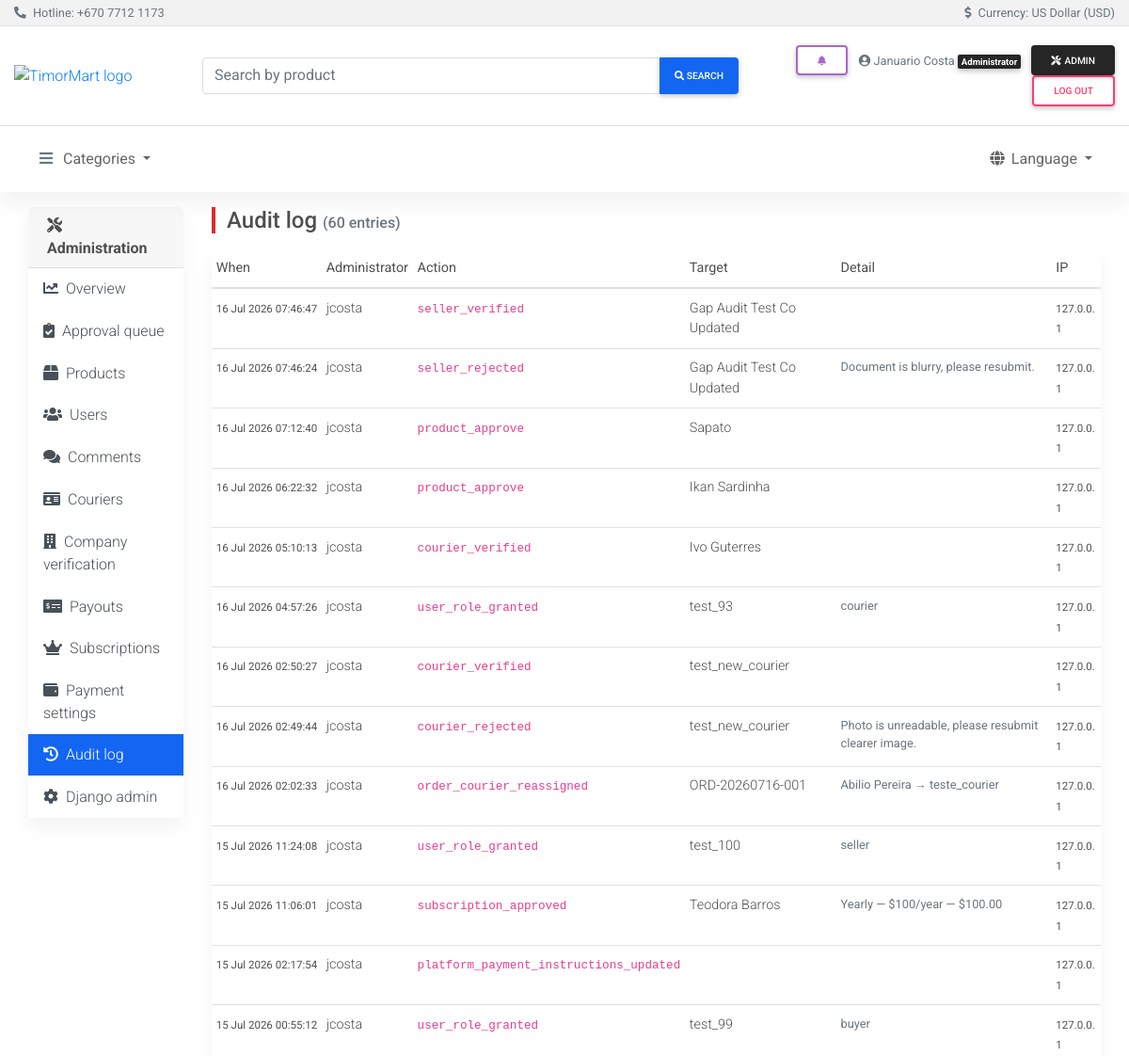
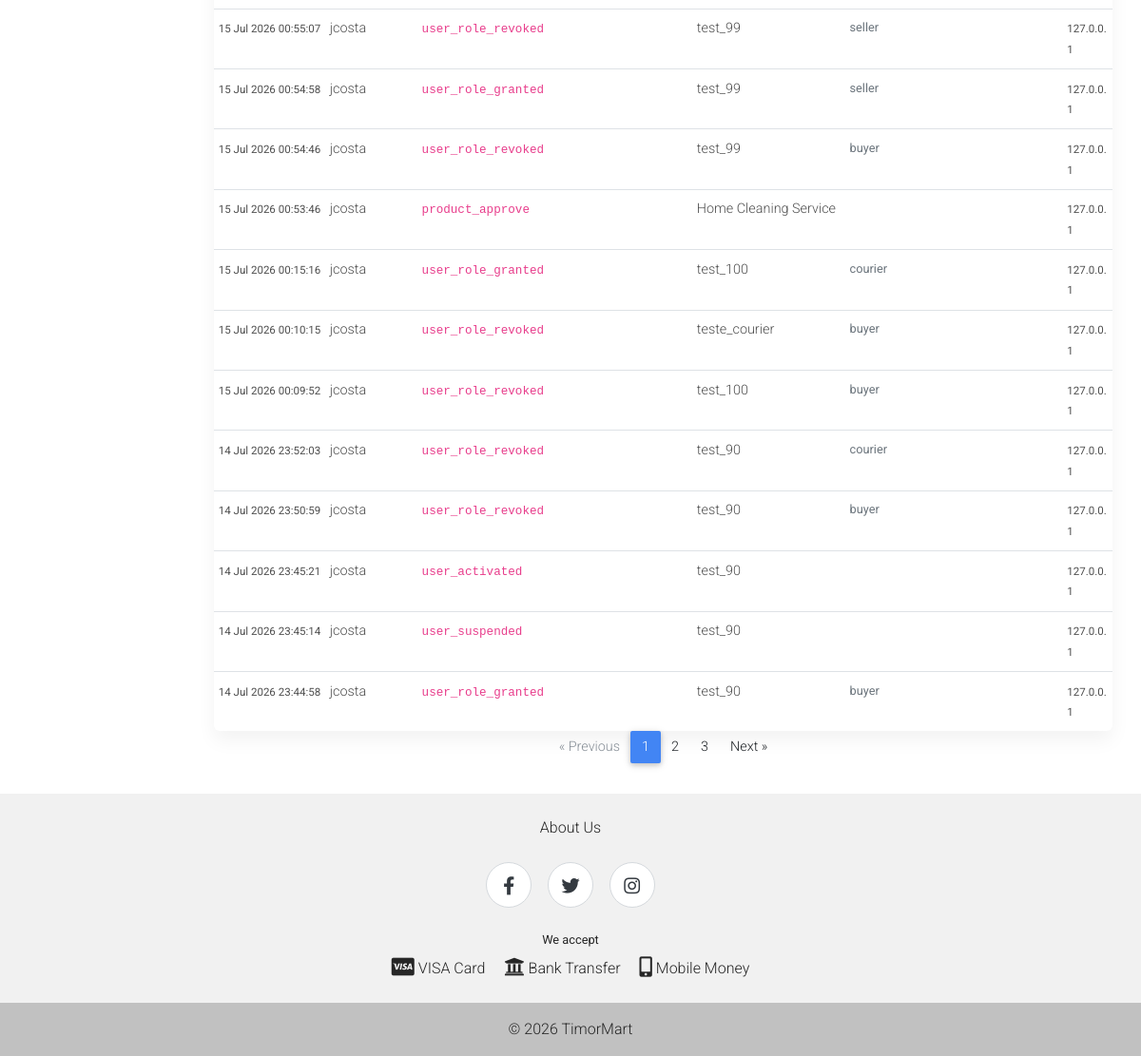
The app's page /dashboard/audit/ (signed in) with its own data (2 pictures, top to bottom).
### dashboard/models.py (models this page shows, shortened)
class AuditLog(models.Model):
    admin = models.ForeignKey(
        settings.AUTH_USER_MODEL, on_delete=models.SET_NULL, null=True, related_name="+"
    )
    action = models.CharField(max_length=60)
    target = models.CharField(max_length=255)
    detail = models.TextField(blank=True)
    ip_address = models.GenericIPAddressField(null=True, blank=True)
    created = models.DateTimeField(auto_now_add=True, db_index=True)
    class Meta:
        ordering = ["-created"]

### dashboard/views.py (the view)
# urls.py: path("audit/", views.audit, name="audit"),
@admin_required
def audit(request):
    page_obj = Paginator(
        AuditLog.objects.select_related("admin"), 25
    ).get_page(request.GET.get("page"))
    return render(request, "dashboard/audit.html", {"section": "audit", "page_obj": page_obj})

### accounts/roles.py (called while the page is built)
def is_buyer(user):
    if not user.is_authenticated or user.is_staff:
        return False
    return hasattr(user, "buyer") or user.groups.filter(name=BUYER_GROUP).exists()

def is_seller(user):
    if not user.is_authenticated or user.is_staff:
        return False
    return hasattr(user, "seller")

def is_courier(user):
    if not user.is_authenticated or user.is_staff:
        return False
    return hasattr(user, "courier")

### olretail/context_processors.py (called while the page is built)
def categories(request):
    return {"categories": Category.objects.all()}

def roles(request):
    from accounts.roles import is_buyer, is_courier, is_seller  # local import: avoid app-load cycle
    return {
        "is_buyer": is_buyer(request.user),
        "is_seller": is_seller(request.user),
        "is_courier": is_courier(request.user),
    }

def notifications(request):
    if not request.user.is_authenticated:
        return {"unread_notification_count": 0, "recent_notifications": []}
    qs = Notification.objects.filter(recipient=request.user).select_related("order")
    return {
        "unread_notification_count": qs.filter(is_read=False).count(),
        "recent_notifications": qs[:8],
    }

### dashboard/templates/dashboard/audit.html (shortened to what this page needs)
{% extends 'dashboard/base.html' %}
{% block dash_content %}
<h1 class="h4 page-header-bar mb-3">Audit log <small class="text-muted h6">({{ page_obj.paginator.count }} entries)</small></h1>
<div class="card">
  <div class="table-responsive">
    <table class="table table-sm table-hover mb-0">
      <thead>
        <tr><th>When</th><th>Administrator</th><th>Action</th><th>Target</th><th>Detail</th><th>IP</th></tr>
      </thead>
      <tbody>
        {% for log in page_obj.object_list %}
        <tr>
          <td class="text-nowrap"><small>{{ log.created|date:"j M Y H:i:s" }}</small></td>
          <td>{{ log.admin|default:"(deleted)" }}</td>
          <td><code>{{ log.action }}</code></td>
          <td>{{ log.target }}</td>
          <td class="small text-muted" style="max-width: 260px;">{{ log.detail|truncatechars:120 }}</td>
          <td><small>{{ log.ip_address|default:"—" }}</small></td>
        </tr>
        {% empty %}
        <tr><td colspan="6" class="text-center text-muted py-4">No administrative actions recorded yet.</td></tr>
        {% endfor %}
      </tbody>
    </table>
  </div>
</div>
{% include 'shared/pagination.html' %}
{% endblock %}

### templates/shared/header.html (shortened to what this page needs)
{% load i18n %}
{% load static %}
<header>
  <div class="bg-light border-bottom py-1">
    <div class="container-fluid d-flex flex-wrap justify-content-between align-items-center small text-muted">
      <div>
        <i class="fas fa-phone-alt mr-1" aria-hidden="true"></i>
        {% trans 'Hotline' %}: <a href="tel:+67077121173" class="text-muted">+670 7712 1173</a>
      </div>
      <div>
        <i class="fas fa-dollar-sign mr-1" aria-hidden="true"></i>
        {% trans 'Currency' %}: {% trans 'US Dollar (USD)' %}
      </div>
    </div>
  </div>
  <div class="container-fluid">
    <div class="row jumbotron white border-bottom mb-0 py-3 align-items-center">
      <div class="col-md-2 my-1">
        <a href="{% url 'olretail:index' %}" aria-label="{% trans 'Home' %}">
          <img src="{% static 'mdb/img/logo.jpg' %}" height="180" alt="TimorMart logo">
        </a>
      </div>
      <div class="col-md-6 my-1">
        <form action="{% url 'olretail:search' %}" method="get" role="search">
          <div class="md-form md-outline input-group md-input-group w-100 my-0">
            <input type="search" class="form-control mb-0" name="q" value="{{ query|default:'' }}"
                   placeholder="{% trans 'Search by product' %}" aria-label="{% trans 'Search by product' %}">
            <div class="input-group-append">
              <button class="btn btn-primary btn-md px-3 m-0" type="submit">
                <i class="fa fa-search" aria-hidden="true"></i>
                <span class="d-none d-sm-inline"> {% trans 'Search' %}</span>
              </button>
            </div>
          </div>
        </form>
      </div>
      <div class="col-md-4 my-1 text-md-right">
        {% if user.is_authenticated %}
        <div class="dropdown d-inline-block mr-2">
          <a class="btn btn-sm btn-outline-secondary my-0 position-relative" href="#" role="button"
             id="notificationsDropdown" data-toggle="dropdown" aria-haspopup="true" aria-expanded="false"
             aria-label="{% trans 'Notifications' %}">
            <i class="fas fa-bell" aria-hidden="true"></i>
          </a>
        </div>
        <span class="text-muted small mr-2">
          <i class="fas fa-user-circle" aria-hidden="true"></i>
          {{ user.get_full_name|default:user.username }}
          {% if user.is_staff %}<span class="badge badge-dark">{% trans 'Administrator' %}</span>
          {% elif is_buyer and is_seller %}<span class="badge badge-light border">{% trans 'Buyer & Seller' %}</span>
          {% elif is_seller %}<span class="badge badge-light border">{% trans 'Seller' %}</span>
          {% elif is_buyer %}<span class="badge badge-light border">{% trans 'Buyer' %}</span>{% endif %}
        </span>
        {% if user.is_staff %}
        <a href="{% url 'dashboard:overview' %}" class="btn btn-sm btn-dark my-0">
          <i class="fas fa-tools mr-1" aria-hidden="true"></i>{% trans 'Admin' %}
        </a>
        {% endif %}
        <form action="{% url 'accounts:logout' %}" method="post" class="d-inline">
          <button type="submit" class="btn btn-sm btn-outline-danger my-0">{% trans 'Log out' %}</button>
        </form>
        {% else %}
        <a href="{% url 'accounts:login' %}" class="btn btn-sm btn-outline-primary my-0">{% trans 'Sign in' %}</a>
        <a href="{% url 'accounts:register' %}" class="btn btn-sm btn-primary my-0">{% trans 'Sign up' %}</a>
        {% endif %}
      </div>
    </div>
  </div>
  <nav class="navbar navbar-expand-lg sticky-top navbar-light white">
    <div class="container-fluid">
      <div class="collapse navbar-collapse" id="mainNav">
        <ul class="navbar-nav align-items-start">
          <li class="nav-item dropdown">
            <a class="nav-link dropdown-toggle" data-toggle="dropdown" href="#" role="button"
               aria-haspopup="true" aria-expanded="false">
              <i class="fas fa-bars text-muted mr-2" aria-hidden="true"></i>{% trans 'Categories' %}
            </a>
          </li>
        </ul>
        <ul class="navbar-nav ml-md-auto align-items-start">
          <li class="nav-item dropdown">
            <a class="nav-link dropdown-toggle" data-toggle="dropdown" href="#" role="button"
               aria-haspopup="true" aria-expanded="false">
              <i class="fas fa-globe mr-1" aria-hidden="true"></i>{% trans 'Language' %}
            </a>
          </li>
        </ul>
      </div>
    </div>
  </nav>
</header>

### templates/shared/base.html (style rules this page uses)
.page-header-bar { border-left: 4px solid #d32f2f; padding-left: .75rem; }
html { scroll-behavior: smooth; }
img { max-width: 100%; }
.card-body, td, .alert, .list-group-item { overflow-wrap: anywhere; }
.table-responsive { -webkit-overflow-scrolling: touch; }

### records on screen
AuditLog: created "16 Jul 2026 07:46:47", admin "jcosta", action "seller_verified", target "Gap Audit Test Co Updated", ip_address "127.0.0.1"
AuditLog: created "16 Jul 2026 07:46:24", admin "jcosta", action "seller_rejected", target "Gap Audit Test Co Updated", detail "Document is blurry, please resubmit.", ip_address "127.0.0.1"
AuditLog: created "16 Jul 2026 07:12:40", admin "jcosta", action "product_approve", target "Sapato", ip_address "127.0.0.1"
AuditLog: created "16 Jul 2026 06:22:32", admin "jcosta", action "product_approve", target "Ikan Sardinha", ip_address "127.0.0.1"
AuditLog: created "16 Jul 2026 05:10:13", admin "jcosta", action "courier_verified", target "Ivo Guterres", ip_address "127.0.0.1"
AuditLog: created "16 Jul 2026 04:57:26", admin "jcosta", action "user_role_granted", target "test_93", detail "courier", ip_address "127.0.0.1"
AuditLog: created "16 Jul 2026 02:50:27", admin "jcosta", action "courier_verified", target "test_new_courier", ip_address "127.0.0.1"
AuditLog: created "16 Jul 2026 02:49:44", admin "jcosta", action "courier_rejected", target "test_new_courier", detail "Photo is unreadable, please resubmit clearer image.", ip_address "127.0.0.1"
AuditLog: created "16 Jul 2026 02:02:33", admin "jcosta", action "order_courier_reassigned", target "ORD-20260716-001", detail "Abilio Pereira → teste_courier", ip_address "127.0.0.1"
AuditLog: created "15 Jul 2026 11:24:08", admin "jcosta", action "user_role_granted", target "test_100", detail "seller", ip_address "127.0.0.1"
AuditLog: created "15 Jul 2026 11:06:01", admin "jcosta", action "subscription_approved", target "Teodora Barros", detail "Yearly — $100/year — $100.00", ip_address "127.0.0.1"
AuditLog: created "15 Jul 2026 02:17:54", admin "jcosta", action "platform_payment_instructions_updated", ip_address "127.0.0.1"
AuditLog: created "15 Jul 2026 00:55:12", admin "jcosta", action "user_role_granted", target "test_99", detail "buyer", ip_address "127.0.0.1"
AuditLog: created "15 Jul 2026 00:55:07", admin "jcosta", action "user_role_revoked", target "test_99", detail "seller", ip_address "127.0.0.1"
AuditLog: created "15 Jul 2026 00:54:58", admin "jcosta", action "user_role_granted", target "test_99", detail "seller", ip_address "127.0.0.1"
AuditLog: created "15 Jul 2026 00:54:46", admin "jcosta", action "user_role_revoked", target "test_99", detail "buyer", ip_address "127.0.0.1"
AuditLog: created "15 Jul 2026 00:53:46", admin "jcosta", action "product_approve", target "Home Cleaning Service", ip_address "127.0.0.1"
AuditLog: created "15 Jul 2026 00:15:16", admin "jcosta", action "user_role_granted", target "test_100", detail "courier", ip_address "127.0.0.1"
AuditLog: created "15 Jul 2026 00:10:15", admin "jcosta", action "user_role_revoked", target "teste_courier", detail "buyer", ip_address "127.0.0.1"
AuditLog: created "15 Jul 2026 00:09:52", admin "jcosta", action "user_role_revoked", target "test_100", detail "buyer", ip_address "127.0.0.1"
AuditLog: created "14 Jul 2026 23:52:03", admin "jcosta", action "user_role_revoked", target "test_90", detail "courier", ip_address "127.0.0.1"
AuditLog: created "14 Jul 2026 23:50:59", admin "jcosta", action "user_role_revoked", target "test_90", detail "buyer", ip_address "127.0.0.1"
AuditLog: created "14 Jul 2026 23:45:21", admin "jcosta", action "user_activated", target "test_90", ip_address "127.0.0.1"
AuditLog: created "14 Jul 2026 23:45:14", admin "jcosta", action "user_suspended", target "test_90", ip_address "127.0.0.1"
AuditLog: created "14 Jul 2026 23:44:58", admin "jcosta", action "user_role_granted", target "test_90", detail "buyer", ip_address "127.0.0.1"

### other values on screen
{{ user.get_full_name|default:user.username }} "Januario Costa"
{{ page_obj.paginator.count }} "60"
{{ num }} "1"
{{ num }} "2" "3"
